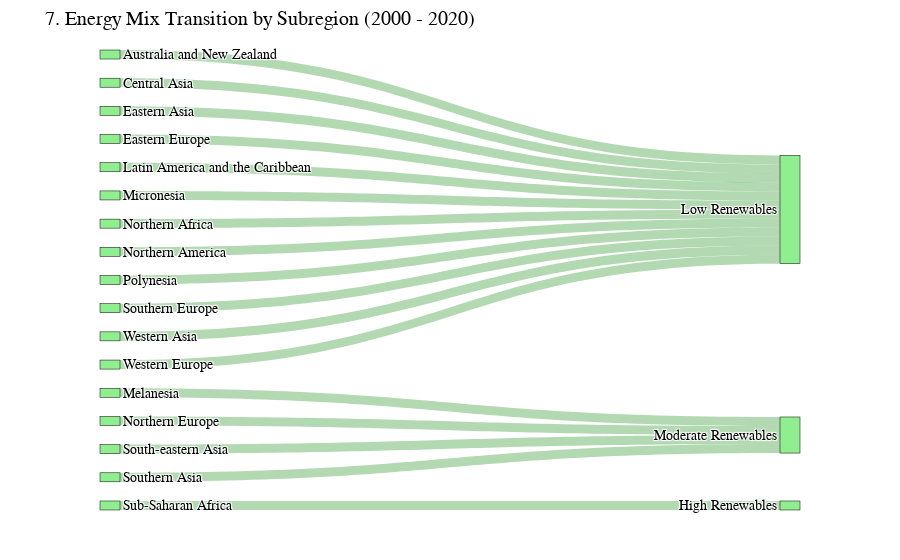

Write notebook code for a chart like this one.
### Code cell
# Energy Mix Transition by Subregion (Sankey Plot)

import pandas as pd
import plotly.graph_objects as go

# Load data
df = pd.read_csv('../data/cleaned/enhanced_energy_features_final.csv')  

# Step 1: Aggregate average renewables share by subregion
df_subregion = df[['subregion', 'renewables_share_pct']].dropna()
avg_renew = df_subregion.groupby('subregion')['renewables_share_pct'].mean().reset_index()

# Step 2: Categorise by level of renewable energy share
def categorize(share):
    if share >= 50:
        return 'High Renewables'
    elif share >= 30:
        return 'Moderate Renewables'
    else:
        return 'Low Renewables'

avg_renew['category'] = avg_renew['renewables_share_pct'].apply(categorize)

# Step 3: Prepare for Sankey
sankey_df = avg_renew[['subregion', 'category']]
sankey_df['count'] = 1

labels = list(sankey_df['subregion'].unique()) + list(sankey_df['category'].unique())
label_to_index = {label: i for i, label in enumerate(labels)}

sources = sankey_df['subregion'].map(label_to_index).tolist()
targets = sankey_df['category'].map(label_to_index).tolist()
values = sankey_df['count'].tolist()

# Step 4: Sankey Diagram
fig = go.Figure(data=[go.Sankey(
    node=dict(
        pad=20,
        thickness=20,
        line=dict(color="black", width=0.5),
        label=labels,
        color="lightgreen"
    ),
    link=dict(
        source=sources,
        target=targets,
        value=values,
        color="rgba(0, 128, 0, 0.3)"
    )
)])

fig.update_layout(
    title_text="7. Energy Mix Transition by Subregion (2000 - 2020)",
    font=dict(size=14, color="black", family="Arial"),
    margin=dict(l=100, r=100, t=50, b=50)
)

fig.show()

### Figure 1 — Plotly figure (JSON) as saved in the notebook; plotly's stock layout.template omitted (floating-point values rounded to 4 significant figures)
{"data": [{"link": {"color": "rgba(0, 128, 0, 0.3)", "source": [0, 1, 2, 3, 4, 5, 6, 7, 8, 9, 10, 11, 12, 13, 14, 15, 16], "target": [17, 17, 17, 17, 17, 18, 17, 17, 17, 18, 17, 18, 18, 17, 19, 17, 17], "value": [1, 1, 1, 1, 1, 1, 1, 1, 1, 1, 1, 1, 1, 1, 1, 1, 1]}, "node": {"color": "lightgreen", "label": ["Australia and New Zealand", "Central Asia", "Eastern Asia", "Eastern Europe", "Latin America and the Caribbean", "Melanesia", "Micronesia", "Northern Africa", "Northern America", "Northern Europe", "Polynesia", "South-eastern Asia", "Southern Asia", "Southern Europe", "Sub-Saharan Africa", "Western Asia", "Western Europe", "Low Renewables", "Moderate Renewables", "High Renewables"], "line": {"color": "black", "width": 0.5}, "pad": 20, "thickness": 20}, "type": "sankey"}], "layout": {"font": {"color": "black", "family": "Arial", "size": 14}, "margin": {"b": 50, "l": 100, "r": 100, "t": 50}, "title": {"text": "7. Energy Mix Transition by Subregion (2000 - 2020)"}}}
